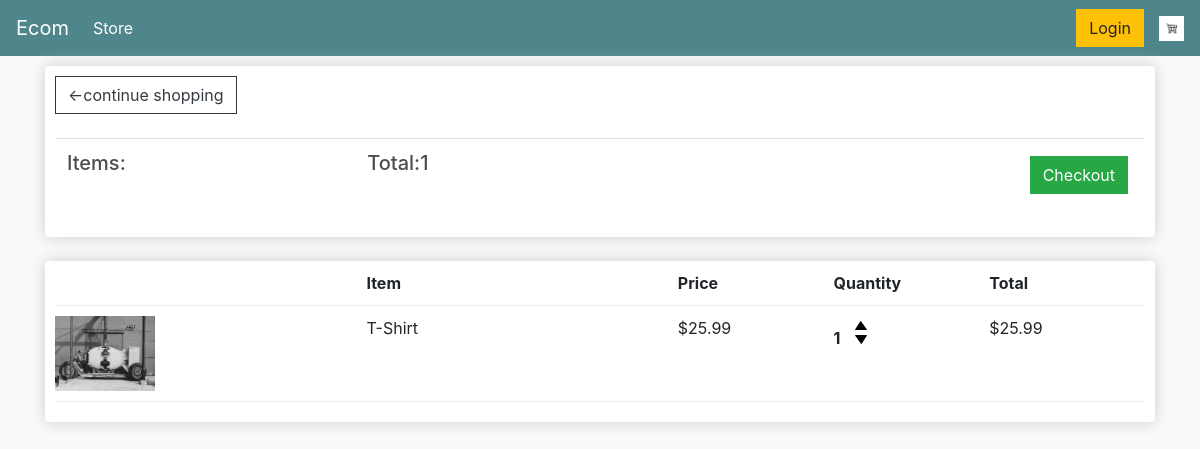
The app's page /cart/ (signed in) with its own data.
### store/models.py (models this page shows, shortened)
class Order(models.Model):
    customer = models.ForeignKey(Customer, on_delete=models.SET_NULL, blank=True, null=True)
    date_ordered = models.DateTimeField(auto_now_add=True)
    complete = models.BooleanField(default=False, null=True, blank=True)
    transaction_id = models.CharField(max_length=200, null=True)
    @property
    def get_cart_total(self):
        orderitems = self.orderitem_set.all()
        total = sum([item.quantity for item in orderitems])
        return total

class OrderItem(models.Model):
    product = models.ForeignKey(Product, on_delete=models.SET_NULL, blank=True, null=True)
    order = models.ForeignKey(Order, on_delete=models.SET_NULL, blank=True, null=True)
    quantity = models.PositiveIntegerField(default=0, null=True, blank=True)
    date_added = models.DateTimeField(auto_now_add=True)
    @property
    def get_total(self):
        total=self.product.price * self.quantity
        return total

class Product(models.Model):
    name = models.CharField(max_length=200, null=True)
    price = models.FloatField()
    digital = models.BooleanField(default=False, null=True, blank=True)
    image = models.ImageField(null=True , blank=True)
    @property
    def imageURL(self):
        try:
            url = self.image.url
        except:
            return ''
        return url

### store/views.py (the view)
# urls.py: path('cart/', views.cart, name="cart"),
def cart(request):
    if request.user.is_authenticated:
        customer = request.user.customer
        order, created = Order.objects.get_or_create(customer=customer, complete=False)
        items = order.orderitem_set.all()
    else:
        items = []
        order = {'get_cart_total': 0, 'get_cart_items': 0}
    context = {'items': items, 'order': order}
    return render(request, 'store/cart.html', context)

### store/templates/store/cart.html
{% extends 'store/main.html'%}
{% load static%}
{% block content %}
    <div class="row">
      <div class="col-lg-12">
        <div class="box-element">
            <a class="btn btn-outline-dark" href="{% url 'store' %}">&#x2190;continue shopping</a>
            <br>
            <br>
            <table class="table">
                <tr>
                    <th><h5>Items:{{ order.get_cart_items }}</h5></th>
                    <th><h5>Total:{{ order.get_cart_total }}</h5></th>
                    <th>
                        <a style="float:right;margin:5px" class="btn btn-success" href="{%url 'checkout' %}">Checkout</a>
                    </th>
                </tr>
            </table>
        </div>
        <br>
        <div class="box-element">
            <div class="cart-row">
                <div style="flex:2"></div>
                <div style="flex:2"><strong>Item</strong></div>
                <div style="flex:1"><strong>Price</strong></div>
                <div style="flex:1"><strong>Quantity</strong></div>
                <div style="flex:1"><strong>Total</strong></div>
            </div>
            {% for item in items %}
            <div class="cart-row">
                <div style="flex:2"><img class="row-image"src="{{item.product.imageURL}}"></div>
                <div style="flex:2">{{item.product.name}}</div>
                <div style="flex:1">${{item.product.price|floatformat:2}}</div>
                <div style="flex:1">
                  <p class="quantity">{{item.quantity}}</p>
                  <div class="quantity">
                      <img class="chg-quantity" src="{%static 'images/arrow-up.png'%}">
                      <img class="chg-quantity" src="{%static 'images/arrow-down.png'%}">
                  </div>
                </div>
                <div style="flex:1">${{item.get_total}}</div>
            </div>
            {% endfor %}
        </div>
      </div>
   </div>
{% endblock content %}

### static/css/main.css (style rules this page uses)
body { background-color: hsl(0, 0%, 98%); }
h1,h2,h3,h4,h5,h6 { color:hsl(0, 0%, 30%); }
.box-element { box-shadow:hsl(0, 0%, 80%) 0 0 16px; background-color: #fff; border-radius: 4px; padding: 10px; }
.col-lg-4, .col-lg-6, .col-lg-8, .col-lg-12 { margin-top: 10px; }
.btn { border-radius: 0; }
.row-image { width: 100px; }
.cart-row { display: flex; align-items: flex-stretch; padding-bottom: 10px; margin-bottom: 10px; border-bottom: 1px solid #ececec; }
.quantity { display: inline-block; font-weight: 700; padding-right:10px; }
.chg-quantity { width: 12px; cursor: pointer; display: block; margin-top: 5px; transition:.1s; }

### records on screen
Order: get_cart_total "1"
OrderItem: product.imageURL (picture), product.name "T-Shirt", product.price "25.99", quantity "1", get_total "25.99"
